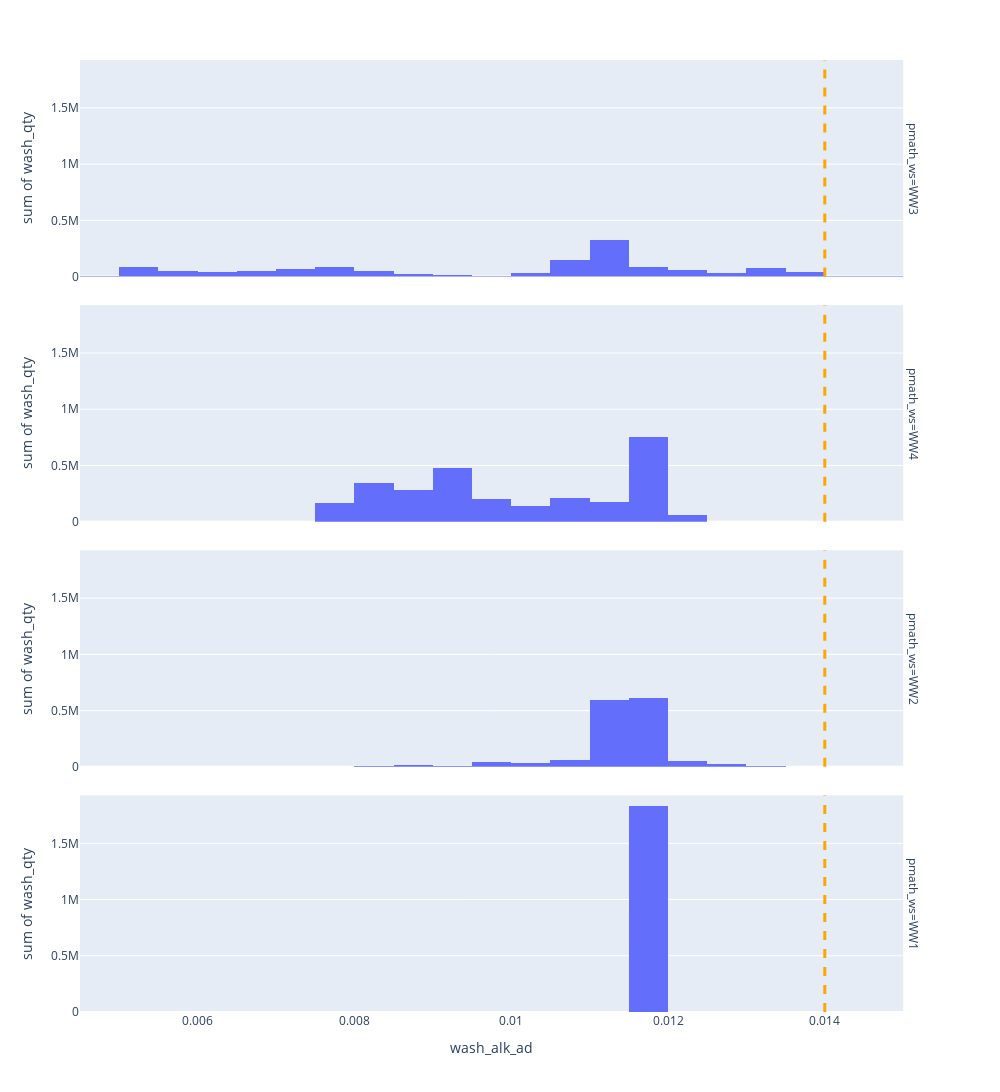

Here is the notebook cell this chart was saved with:
### Code cell
df_ww = df.query('pmath_ws in ("WW1","WW2","WW3","WW4")')

# plot histograms of wash_alk_ad
fig = px.histogram(
    df_ww, x="wash_alk_ad", y="wash_qty", histfunc="sum", facet_row="pmath_ws", nbins=50
)
fig.add_vline(x=0.014, line_width=3, line_dash="dash", line_color="orange")
fig.update_layout(width=1000, height=1800)
fig.show(0)

### Figure 1 — Plotly figure (JSON) as saved in the notebook; plotly's stock layout.template omitted (floating-point values rounded to 4 significant figures; data arrays with more than 128 entries replaced by an {"elided": "..."} marker saying what was removed)
{"data": [{"alignmentgroup": "True", "bingroup": "x", "histfunc": "sum", "hovertemplate": "pmath_ws=WW3<br>wash_alk_ad=%{x}<br>sum of wash_qty=%{y}<extra></extra>", "legendgroup": "", "marker": {"color": "#636efa", "pattern": {"shape": ""}}, "name": "", "nbinsx": 50, "offsetgroup": "", "orientation": "v", "showlegend": false, "type": "histogram", "x": {"elided": "394 float values"}, "xaxis": "x4", "y": {"elided": "394 float values"}, "yaxis": "y4"}, {"alignmentgroup": "True", "bingroup": "x", "histfunc": "sum", "hovertemplate": "pmath_ws=WW4<br>wash_alk_ad=%{x}<br>sum of wash_qty=%{y}<extra></extra>", "legendgroup": "", "marker": {"color": "#636efa", "pattern": {"shape": ""}}, "name": "", "nbinsx": 50, "offsetgroup": "", "orientation": "v", "showlegend": false, "type": "histogram", "x": {"elided": "672 float values"}, "xaxis": "x3", "y": {"elided": "672 float values"}, "yaxis": "y3"}, {"alignmentgroup": "True", "bingroup": "x", "histfunc": "sum", "hovertemplate": "pmath_ws=WW2<br>wash_alk_ad=%{x}<br>sum of wash_qty=%{y}<extra></extra>", "legendgroup": "", "marker": {"color": "#636efa", "pattern": {"shape": ""}}, "name": "", "nbinsx": 50, "offsetgroup": "", "orientation": "v", "showlegend": false, "type": "histogram", "x": {"elided": "374 float values"}, "xaxis": "x2", "y": {"elided": "374 float values"}, "yaxis": "y2"}, {"alignmentgroup": "True", "bingroup": "x", "histfunc": "sum", "hovertemplate": "pmath_ws=WW1<br>wash_alk_ad=%{x}<br>sum of wash_qty=%{y}<extra></extra>", "legendgroup": "", "marker": {"color": "#636efa", "pattern": {"shape": ""}}, "name": "", "nbinsx": 50, "offsetgroup": "", "orientation": "v", "showlegend": false, "type": "histogram", "x": {"elided": "386 float values"}, "xaxis": "x", "y": {"elided": "386 float values"}, "yaxis": "y"}], "layout": {"annotations": [{"showarrow": false, "text": "pmath_ws=WW1", "textangle": 90, "x": 0.98, "xanchor": "left", "xref": "paper", "y": 0.1138, "yanchor": "middle", "yref": "paper"}, {"showarrow": false, "text": "pmath_ws=WW2", "textangle": 90, "x": 0.98, "xanchor": "left", "xref": "paper", "y": 0.3712, "yanchor": "middle", "yref": "paper"}, {"showarrow": false, "text": "pmath_ws=WW4", "textangle": 90, "x": 0.98, "xanchor": "left", "xref": "paper", "y": 0.6288, "yanchor": "middle", "yref": "paper"}, {"showarrow": false, "text": "pmath_ws=WW3", "textangle": 90, "x": 0.98, "xanchor": "left", "xref": "paper", "y": 0.8862, "yanchor": "middle", "yref": "paper"}], "barmode": "relative", "height": 1800, "legend": {"tracegroupgap": 0}, "margin": {"t": 60}, "shapes": [{"line": {"color": "orange", "dash": "dash", "width": 3}, "type": "line", "x0": 0.014, "x1": 0.014, "xref": "x", "y0": 0, "y1": 1, "yref": "y domain"}, {"line": {"color": "orange", "dash": "dash", "width": 3}, "type": "line", "x0": 0.014, "x1": 0.014, "xref": "x2", "y0": 0, "y1": 1, "yref": "y2 domain"}, {"line": {"color": "orange", "dash": "dash", "width": 3}, "type": "line", "x0": 0.014, "x1": 0.014, "xref": "x3", "y0": 0, "y1": 1, "yref": "y3 domain"}, {"line": {"color": "orange", "dash": "dash", "width": 3}, "type": "line", "x0": 0.014, "x1": 0.014, "xref": "x4", "y0": 0, "y1": 1, "yref": "y4 domain"}], "width": 1000, "xaxis": {"anchor": "y", "domain": [0, 0.98], "title": {"text": "wash_alk_ad"}}, "xaxis2": {"anchor": "y2", "domain": [0, 0.98], "matches": "x", "showticklabels": false}, "xaxis3": {"anchor": "y3", "domain": [0, 0.98], "matches": "x", "showticklabels": false}, "xaxis4": {"anchor": "y4", "domain": [0, 0.98], "matches": "x", "showticklabels": false}, "yaxis": {"anchor": "x", "domain": [0, 0.2275], "title": {"text": "sum of wash_qty"}}, "yaxis2": {"anchor": "x2", "domain": [0.2575, 0.485], "matches": "y", "title": {"text": "sum of wash_qty"}}, "yaxis3": {"anchor": "x3", "domain": [0.515, 0.7425], "matches": "y", "title": {"text": "sum of wash_qty"}}, "yaxis4": {"anchor": "x4", "domain": [0.7725, 1], "matches": "y", "title": {"text": "sum of wash_qty"}}}}
